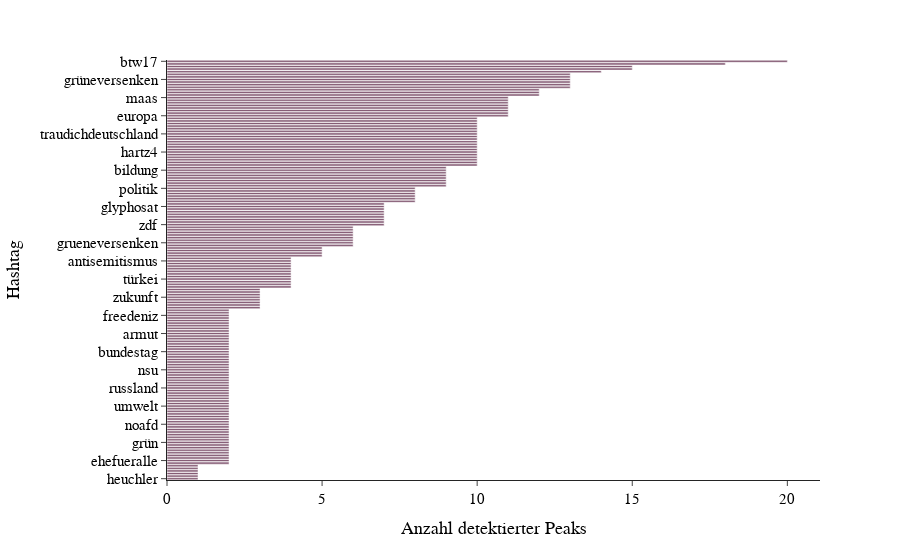

Source (notebook cell):
### Code cell
peaks_df = peaks_df.sort_values(by='num_peaks')
peaks_df.rename(columns={'hashtag':'Hashtag', 'num_peaks':'Anzahl detektierter Peaks'}, inplace=True)
fig = px.bar(peaks_df, x='Anzahl detektierter Peaks', y='Hashtag',
            template='simple_white', color_discrete_sequence=px.colors.qualitative.Antique)
fig.update_layout(font=dict(family='Computer Modern', color='black', size=15))
fig.show()

### Figure 1 — Plotly figure (JSON) as saved in the notebook; plotly's stock layout.template omitted (floating-point values rounded to 4 significant figures; data arrays with more than 128 entries replaced by an {"elided": "..."} marker saying what was removed)
{"data": [{"alignmentgroup": "True", "hovertemplate": "Anzahl detektierter Peaks=%{x}<br>Hashtag=%{y}<extra></extra>", "legendgroup": "", "marker": {"color": "rgb(133, 92, 117)"}, "name": "", "offsetgroup": "", "orientation": "h", "showlegend": false, "textposition": "auto", "type": "bar", "x": {"elided": "162 int values"}, "xaxis": "x", "y": {"elided": "162 str values"}, "yaxis": "y"}], "layout": {"barmode": "relative", "font": {"color": "black", "family": "Computer Modern", "size": 15}, "legend": {"tracegroupgap": 0}, "margin": {"t": 60}, "xaxis": {"anchor": "y", "domain": [0, 1], "title": {"text": "Anzahl detektierter Peaks"}}, "yaxis": {"anchor": "x", "domain": [0, 1], "title": {"text": "Hashtag"}}}}
